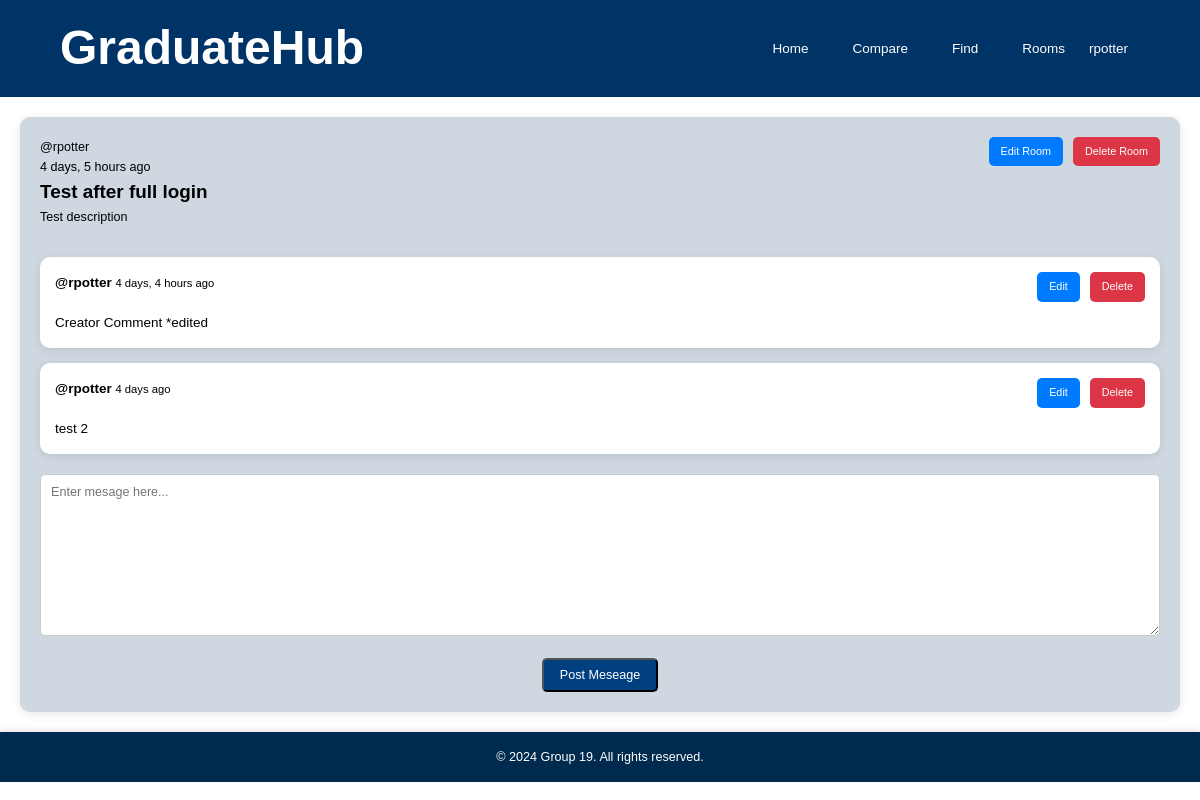
Before: /rooms/3/ (signed in) with the older database file.
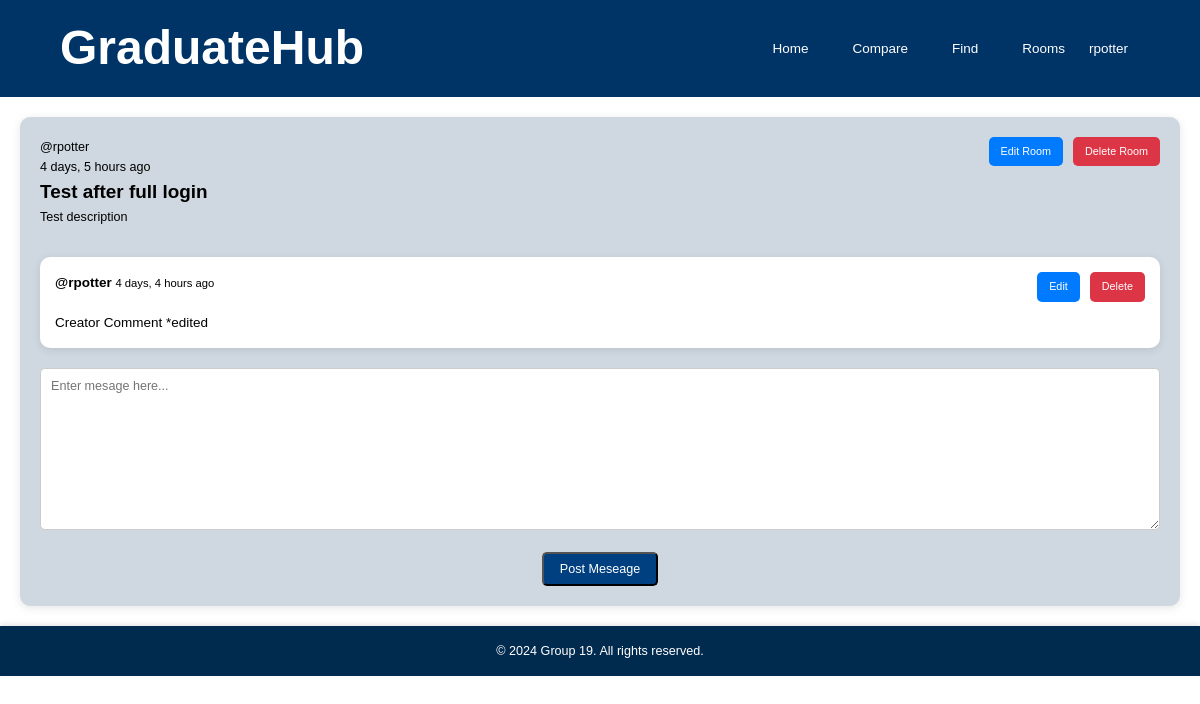
After: the same page with the newer database file.
### base/models.py (models this page shows, shortened)
class Message(models.Model):
    user = models.ForeignKey(User, on_delete=models.CASCADE, related_name='messages')
    room = models.ForeignKey(Room, on_delete=models.CASCADE, related_name='messages')
    content = models.TextField()
    timestamp = models.DateTimeField(auto_now_add=True)

### base/views.py (the view)
# urls.py: path('rooms/<int:room_id>/', views.chatroom, name='chatroom'),
@login_required(login_url='login_register')
def chatroom(request, room_id):
    room = get_object_or_404(Room, id=room_id)
    messages = room.messages.order_by('timestamp')
    if request.method == 'POST':
        form = MessageForm(request.POST)
        if form.is_valid():
            content = form.cleaned_data['content']
            Message.objects.create(room=room, content=content, user=request.user)
            return redirect('chatroom', room_id=room.id)
    else:
        form = MessageForm()
    return render(request, 'base/chatroom.html', {'room': room, 'messages': messages, 'form': form})

### base/forms.py
class MessageForm(forms.ModelForm):
    class Meta:
        model = Message
        fields = ['content']
        widgets = {
            'content': forms.Textarea(attrs={
                'placeholder': 'Enter mesage here...',
                'class': 'form-control'
            })
        }

### base/templates/base/chatroom.html (shortened to what this page needs)
{% extends 'main.html' %}
{% block content %}
<div class="container-chatroom">
    <div class="chatroom-wrapper">
        <div class="room-section">
            <div class="room-header">
                <div class="room-info">
                    <p>@{{ room.creator.username }}</p>
                    <p>{{ room.created_at|timesince }} ago</p>
                    <h2>{{ room.name }}</h2>
                    <p>{{ room.description }}</p>
                </div>
                {% if room.creator == user %}
                <div class="room-actions">
                    <a href="{% url 'edit_room' room.id %}" class="btn btn-edit">Edit Room</a>
                    <a href="{% url 'delete_room' room.id %}" class="btn btn-delete">Delete Room</a>
                </div>
                {% endif %}
            </div>
        </div>
        <div class="chat-box">
            {% for message in messages %}
            <div class="message">
                <div class="message-header">
                    <div>
                        <strong>@{{ message.user.username }}</strong>
                        <small>{{ message.timestamp|timesince }} ago</small>
                    </div>
                    {% if message.user == user %}
                    <div class="message-actions">
                        <a href="{% url 'edit_message' message.id %}" class="btn btn-edit">Edit</a>
                        <a href="{% url 'delete_message' message.id %}" class="btn btn-delete">Delete</a>
                    </div>
                    {% endif %}
                </div>
                <p>{{ message.content }}</p>
            </div>
            {% endfor %}
        </div>
        <form method="POST", id="messageForm">
            <div>
                {{ form.content }}
            </div>
            <button type="submit" class="btn btn-success">Post Meseage</button>
        </form>
    </div>
</div>
{% endblock content %}

Changed rows visible on the page:
removed Message: user.username "rpotter", timestamp "4 days", shows "Edit", content "test 2"
